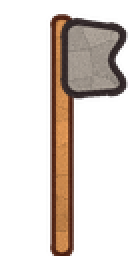
#> input picture assets/art/props/bookmark_off.png, 64 x 128 px, given in place of prop_house_gold_raw.png, which was not available (shown 2 times larger)
$ python dark_props_repaint.py
#> lines starting #> are read from the running program, lines starting #| are printed output that depends on the picture
### tools/art/dark_enemies.py
"""Painted regular enemies for the dark rebuild (docs/ART_STYLE.md).

Inputs are ElevenLabs paintings kept in tools/art/source:
  ink_spitter_raw.png   the Ink Spitter, facing left
  tack_knight_raw.png   the Tack Knight, facing left (mirrored here: its script faces right)
The ink blob and ink drip are small enough to paint here in code, in the same palette.

Writes to assets/art/dark/enemies/:
  ink_spitter.png  tack_knight.png  ink_blob.png  ink_drip.png

Run: python3 tools/art/dark_enemies.py
"""
import os

import numpy as np
from PIL import Image, ImageFilter
from scipy import ndimage

ROOT = os.path.join(os.path.dirname(__file__), "..", "..")
SRC = os.path.join(ROOT, "tools", "art", "source")
OUT = os.path.join(ROOT, "assets", "art", "dark", "enemies")

# Texture heights (px). Each scene shows them at a scale that gives the on-screen height
# from the size bands in docs/ART_STYLE.md.
SPITTER_H = 220
KNIGHT_H = 330


def cut(path: str) -> Image.Image:
    """Cut a painting off its flat grey background (rembg, then trim matte noise)."""
    from rembg import new_session, remove
    img = Image.open(path).convert("RGB")
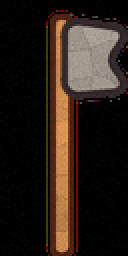
#> img: PIL image 64x128 RGB (shown 2 times larger); mean R, G, B 40.9, 29.8, 22.7
    out = np.array(remove(img, session=new_session("isnet-general-use")))
    alpha = out[:, :, 3].astype(np.float32)
    alpha[alpha < 24] = 0
    # Keep only the largest piece plus anything touching it (drops stray specks).
    labels, n = ndimage.label(alpha > 0)
    if n > 1:
        sizes = ndimage.sum(np.ones_like(alpha), labels, range(1, n + 1))
        keep = np.isin(labels, [i + 1 for i, s in enumerate(sizes) if s > sizes.max() * 0.02])
        alpha[~keep] = 0
    out[:, :, 3] = alpha.astype(np.uint8)
    im = Image.fromarray(out, "RGBA")
    return im.crop(im.getbbox())


def fit_height(im: Image.Image, h: int) -> Image.Image:
    return im.resize((round(im.width * h / im.height), h), Image.LANCZOS)


# [59 lines left out: functions centre_body, ink_blob, ink_drip, main, not called in this run]


# [2 lines that do not run on import are left out]

### tools/art/dark_props_repaint.py
"""Painted props for the dark rebuild (docs/ART_STYLE.md), replacing the old bright
flat-colour props in assets/art/props.

Each painted prop comes from an ElevenLabs painting kept in tools/art/source
(prop_<name>_raw.png). It is cut off its background and fitted into the same canvas
and the same box the old prop filled, so every scene, hitbox and offset that used the
old texture still lines up. Small props (pickups, rings, pitons, the water edge) are
painted here in code.

Writes assets/art/dark/props/<same name as the old prop>.png.
Run: python3 tools/art/dark_props_repaint.py
"""
import math
import os
import sys

import numpy as np
from PIL import Image, ImageDraw, ImageFilter
from scipy import ndimage

sys.path.insert(0, os.path.dirname(__file__))
from dark_enemies import cut  # noqa: E402

ROOT = os.path.join(os.path.dirname(__file__), "..", "..")
SRC = os.path.join(ROOT, "tools", "art", "source")
OLD = os.path.join(ROOT, "assets", "art", "props")
OUT = os.path.join(ROOT, "assets", "art", "dark", "props")

INK = (16, 13, 12)

# name: (painting, how it fills the old box). "fit" keeps the painting's shape and
# sits it on the bottom of the old box ("tall": as tall as the box, the windmill, whose
# sails turn on a hub near its top); "fill" stretches it to the whole box (gates and
# doors, whose box is their collision shape); "centre" centres it (things that spin).
PAINTED = {
    "house_gold": ("house_gold", "fit"),
    "house_lilac": ("house_lilac", "fit"),
    "house_red": ("house_red", "fit"),
    "house_teal": ("house_teal", "fit"),
    "lantern_on": ("lantern", "fit"),
    "lantern_off": ("lantern", "fit"),
    "bookmark_on": ("bookmark", "fit"),
    "bookmark_off": ("bookmark", "fit"),
    "campfire": ("campfire", "fit"),
    "moored_boat": ("moored_boat", "fit"),
    "paper_boat": ("paper_boat", "fit"),
    "windmill": ("windmill", "tall"),
    "windmill_sails": ("windmill_sails", "centre"),
    "theater": ("theater", "fit"),
    "hairdryer": ("hairdryer", "fit"),
    "plug": ("plug", "fit"),
    "paperclip": ("paperclip", "centre"),
    "blotter": ("blotter", "fit"),
    "gutter_gate": ("gutter_gate", "fill"),
    "flap_gate": ("flap_gate", "fill"),
    "popup_peak": ("popup_peak", "fill"),
    "page_corner_door": ("page_corner_door", "fill"),
    "spool": ("spool", "fit"),
    "stream_rock": ("stream_rock", "fit"),
    "lost_letter": ("lost_letter", "centre"),
}
# The old lantern box is the unlit one; the lit one's box was its glow.
BOX_FROM = {"lantern_on": "lantern_off"}
# The old hair dryer hangs nozzle-down over the page; the painting points at us.
TURN = {"hairdryer": -62}


def old_canvas(name: str) -> tuple:
    im = Image.open(os.path.join(OLD, name + ".png")).convert("RGBA")
    return im.size, im.getchannel("A").getbbox()


# [139 lines left out: functions grade, place, unlit, lit, faded, supersample and 6 more, not called in this run]


def grapple_ring() -> Image.Image:
    return rust(ring((92, 84, 78), (170, 160, 148), 80, 80, 40, 46, 30, True), 7)


# [69 lines left out: functions piton, paper_dart, pull_tab, cardboard_platform, rising_water, not called in this run]


CODED = {
    "scrap": scrap,
    "tape": tape,
    "fold_mark": fold_mark,
    "grapple_ring": grapple_ring,
    "piton": piton,
    "paper_dart": paper_dart,
    "pull_tab": pull_tab,
    "cardboard_platform": cardboard_platform,
    "rising_water": rising_water,
}


def main() -> None:
    os.makedirs(OUT, exist_ok=True)
    cuts = {}
    for name, (src, how) in PAINTED.items():
        if src not in cuts:
            art = cut(os.path.join(SRC, "prop_" + src + "_raw.png"))
            if src in TURN:
                art = art.rotate(TURN[src], resample=Image.BICUBIC, expand=True)
                art = art.crop(art.getbbox())
            cuts[src] = grade(art)
        size, _ = old_canvas(name)
        _, box = old_canvas(BOX_FROM.get(name, name))
        im = place(cuts[src], size, box, how)
        if name == "lantern_on":
            im = lit(im)
        elif name == "lantern_off":
            im = unlit(im)
        elif name == "bookmark_off":
            im = faded(im)
        im.save(os.path.join(OUT, name + ".png"))
        print(name, im.size)
    for name, fn in CODED.items():
        im = fn()
        assert im.size == old_canvas(name)[0], name
        im.save(os.path.join(OUT, name + ".png"))
        print(name, im.size)


if __name__ == "__main__":
    main()
#> (the call stopped at in cut, `out = np.array(remove(img, session=new_session("isnet-general-use")))`: rembg is not available in this run)

$ run again, on assets/art/props/house_red.png
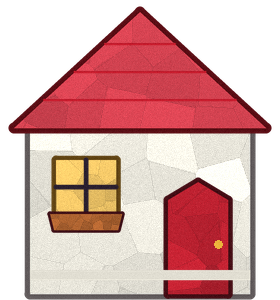
#> input picture assets/art/props/house_red.png, 280 x 300 px, given in place of prop_house_gold_raw.png, which was not available
#> in cut, `img = Image.open(path).convert("RGB")`:
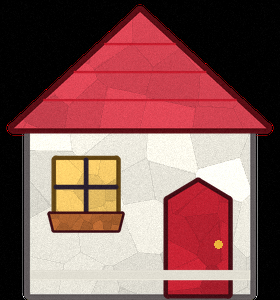
#> img: PIL image 280x300 RGB; mean R, G, B 134.8, 90.9, 87.9

$ run again, on assets/art/props/house_teal.png
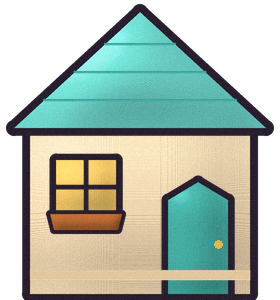
#> input picture assets/art/props/house_teal.png, 280 x 300 px, given in place of prop_house_gold_raw.png, which was not available
#> in cut, `img = Image.open(path).convert("RGB")`:
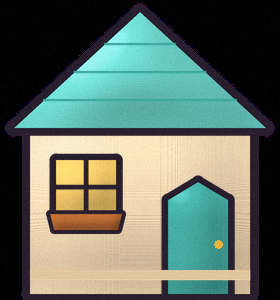
#> img: PIL image 280x300 RGB; mean R, G, B 97.5, 111.2, 98.7

$ run again, on assets/art/props/lantern_off.png
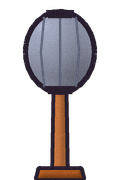
#> input picture assets/art/props/lantern_off.png, 120 x 180 px, given in place of prop_house_gold_raw.png, which was not available
#> in cut, `img = Image.open(path).convert("RGB")`:
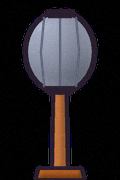
#> img: PIL image 120x180 RGB; mean R, G, B 36.3, 32.3, 35.2
